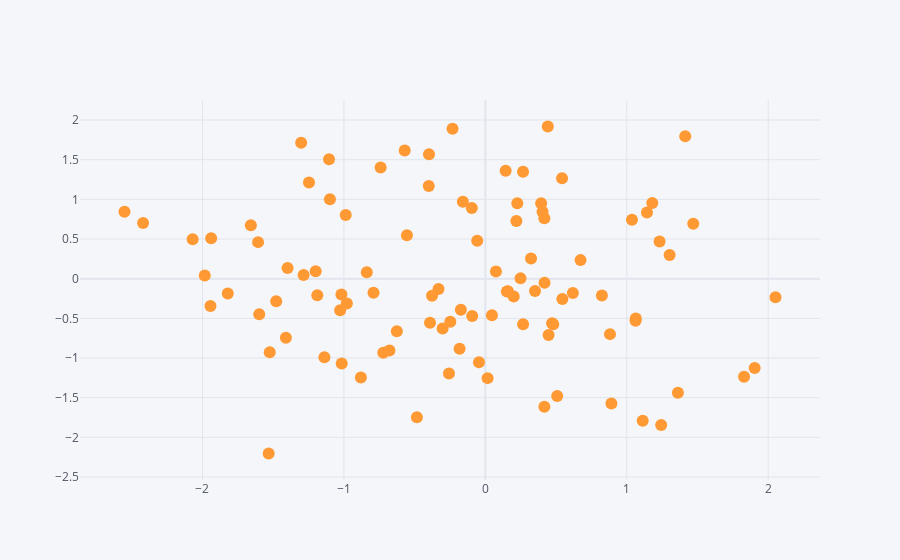

Here is the notebook cell this chart was saved with:
### Code cell
df.iplot(kind = 'scatter',x = 'A',y = 'B',mode = 'markers')
